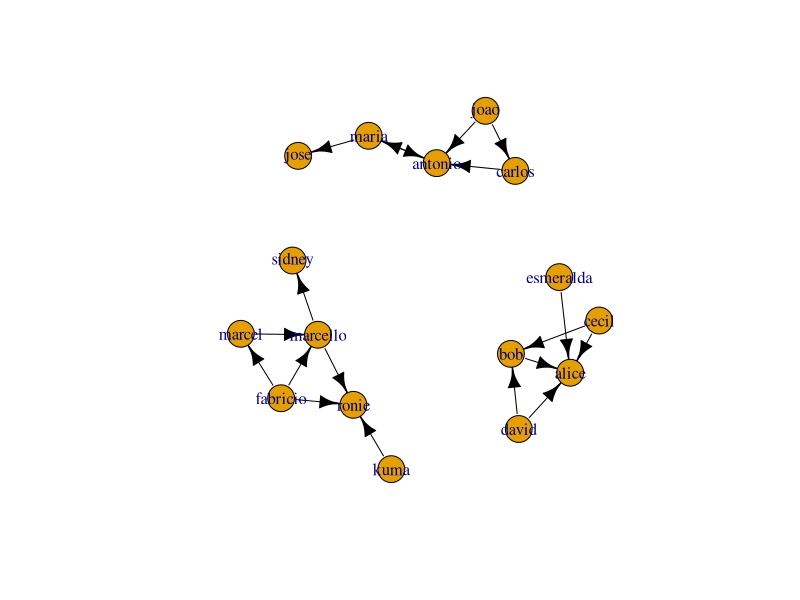

Write R code to recreate this figure. (Note: this script raises an error after producing the figure.)
## ---- chunk 1
library(igraph)
relacoes <- read.csv('../data//relacoes.csv', sep=';')
g <- graph.data.frame(relacoes, directed=TRUE)
## ---- chunk 2
plot(g, layout=layout.kamada.kawai, edge.width=E(g)$weight, edge.color="black")
## ---- chunk 3
qtd_vertice <- vcount(g)
qtd_vertice
qtd_aresta <- ecount(g)
qtd_aresta
is.connected(g)
## ---- chunk 4
diam <- diameter(g)
diam
nodes <- farthest.nodes(g)
nodes
V(g)[nodes[1]]
V(g)[nodes[2]]
## ---- chunk 5
aver_path <- average.path.length(g, directed=TRUE, unconnected=TRUE)
aver_path
## ---- chunk 6
aver_path <- average.path.length(g, directed=TRUE, unconnected=FALSE)
aver_path
## ---- chunk 7
degree(g, mode="in")
degree(g, mode="out")
degree(g, mode="all")
## ---- chunk 8
betweenness(g, directed=TRUE)
## ---- chunk 9
reciprocity(g)
